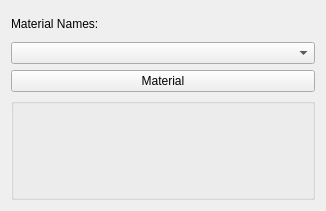
<?xml version="1.0" encoding="UTF-8"?>
<ui version="4.0">
 <class>MaterialWidget</class>
 <widget class="QWidget" name="MaterialWidget">
  <property name="geometry">
   <rect>
    <x>0</x>
    <y>0</y>
    <width>326</width>
    <height>211</height>
   </rect>
  </property>
  <property name="windowTitle">
   <string>Material</string>
  </property>
  <layout class="QVBoxLayout" name="verticalLayout">
   <item>
    <widget class="QLabel" name="label">
     <property name="sizePolicy">
      <sizepolicy hsizetype="Preferred" vsizetype="Minimum">
       <horstretch>0</horstretch>
       <verstretch>0</verstretch>
      </sizepolicy>
     </property>
     <property name="maximumSize">
      <size>
       <width>16777215</width>
       <height>25</height>
      </size>
     </property>
     <property name="text">
      <string>Material Names:</string>
     </property>
    </widget>
   </item>
   <item>
    <widget class="QComboBox" name="mtlNameCombo"/>
   </item>
   <item>
    <widget class="QPushButton" name="pushButton">
     <property name="text">
      <string>Material</string>
     </property>
    </widget>
   </item>
   <item>
    <widget class="QGroupBox" name="groupBox">
     <property name="title">
      <string/>
     </property>
    </widget>
   </item>
  </layout>
 </widget>
 <resources/>
 <connections/>
</ui>
